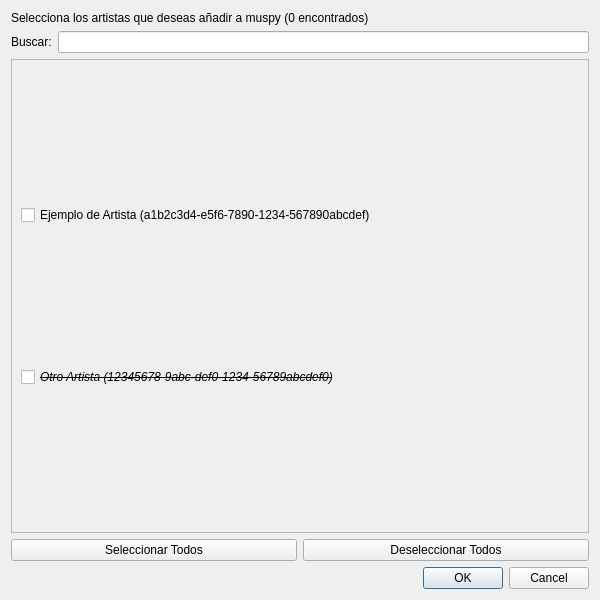
<?xml version="1.0" encoding="UTF-8"?>
<ui version="4.0">
 <class>ArtistSelectionDialog</class>
 <widget class="QDialog" name="ArtistSelectionDialog">
  <property name="geometry">
   <rect>
    <x>0</x>
    <y>0</y>
    <width>600</width>
    <height>600</height>
   </rect>
  </property>
  <property name="minimumSize">
   <size>
    <width>600</width>
    <height>600</height>
   </size>
  </property>
  <property name="windowTitle">
   <string>Seleccionar Artistas</string>
  </property>
  <layout class="QVBoxLayout" name="verticalLayout">
   <item>
    <widget class="QLabel" name="info_label">
     <property name="text">
      <string>Selecciona los artistas que deseas añadir a muspy (0 encontrados)</string>
     </property>
    </widget>
   </item>
   <item>
    <layout class="QHBoxLayout" name="search_layout">
     <item>
      <widget class="QLabel" name="search_label">
       <property name="text">
        <string>Buscar:</string>
       </property>
      </widget>
     </item>
     <item>
      <widget class="QLineEdit" name="search_input"/>
     </item>
    </layout>
   </item>
   <item>
    <widget class="QScrollArea" name="scroll_widget">
     <property name="widgetResizable">
      <bool>true</bool>
     </property>
     <widget class="QWidget" name="scroll_area">
      <property name="geometry">
       <rect>
        <x>0</x>
        <y>0</y>
        <width>580</width>
        <height>463</height>
       </rect>
      </property>
      <layout class="QVBoxLayout" name="scroll_layout">
       <item>
        <widget class="QCheckBox" name="example_artist">
         <property name="text">
          <string>Ejemplo de Artista (a1b2c3d4-e5f6-7890-1234-567890abcdef)</string>
         </property>
         <property name="checkable">
          <bool>true</bool>
         </property>
         <property name="checked">
          <bool>false</bool>
         </property>
        </widget>
       </item>
       <item>
        <widget class="QCheckBox" name="example_artist_2">
         <property name="font">
          <font>
           <italic>true</italic>
           <strikeout>true</strikeout>
          </font>
         </property>
         <property name="text">
          <string>Otro Artista (12345678-9abc-def0-1234-56789abcdef0)</string>
         </property>
         <property name="checkable">
          <bool>true</bool>
         </property>
         <property name="checked">
          <bool>false</bool>
         </property>
        </widget>
       </item>
      </layout>
     </widget>
    </widget>
   </item>
   <item>
    <layout class="QHBoxLayout" name="button_layout">
     <item>
      <widget class="QPushButton" name="select_all_button">
       <property name="text">
        <string>Seleccionar Todos</string>
       </property>
      </widget>
     </item>
     <item>
      <widget class="QPushButton" name="deselect_all_button">
       <property name="text">
        <string>Deseleccionar Todos</string>
       </property>
      </widget>
     </item>
    </layout>
   </item>
   <item>
    <widget class="QDialogButtonBox" name="buttonBox">
     <property name="standardButtons">
      <set>QDialogButtonBox::StandardButton::Cancel|QDialogButtonBox::StandardButton::Ok</set>
     </property>
    </widget>
   </item>
  </layout>
 </widget>
 <resources/>
 <connections/>
</ui>
